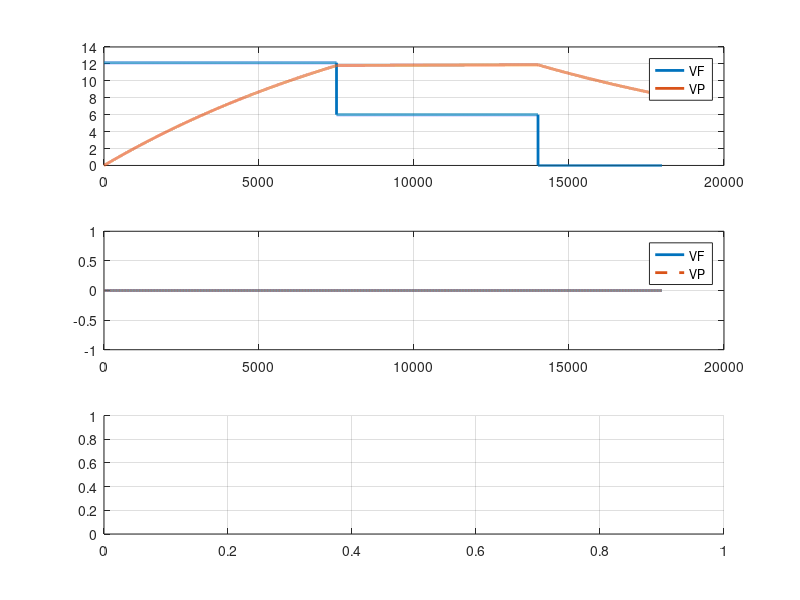

MATLAB code to generate this figure: (Note: this script raises an error after producing the figure.)
clear
clc
disp('Start with FORW / REFL simulation')
disp(' * * * * * * * * * * * * * * * * * * * * * ')
s = tf('s');         % laplace operator for linear simulation

% Define simulation parameters 
VF_scalar(1) = 12.14;
VF_scalar(2) = 6;
VF_scalar(3) = 0;

t_fill = 750e-6;
t_flat = 650e-6;
t_decay = 400e-6;
fs = 10e6;

w12 = 2*pi*141.3;
dw = 0;

% build forward signal
VF(1:fs*t_fill,1) = VF_scalar(1);
VF(fs*t_fill+1:fs*(t_fill+t_flat),1) = VF_scalar(2);
VF(fs*(t_fill+t_flat)+1:fs*(t_fill+t_flat+t_decay),1) = VF_scalar(3);
% VP simulation without detuning
GS = 2*w12/(s+w12-1j*dw);
t = linspace(0,(t_fill+t_flat+t_decay),length(VF)).';
VP = lsim(GS,VF,t);
% plot linear simulation
figure(1)
clf
subplot(311)
plot(abs(VF),'LineWidth',2,'DisplayName','VF')
hold on, grid on
plot(abs(VP),'LineWidth',2,'DisplayName','VP')
legend('show')
subplot(312)
plot(180/pi*angle(VF),'LineWidth',2,'DisplayName','VF')
hold on, grid on
plot(180/pi*angle(VP),'--','LineWidth',2,'DisplayName','VP')
legend('show')
subplot(313)
hold on, grid on
legend('show')

% VP simulation with detuning --> time varying simulation
% Simulation shifted in time by starting at k = 2 --> signals aligned in
% time
dw = 2*pi*(100-1*abs(VP).^2);   % variation in detuning - approach questionable since mechanical modes neglected and only steady state considered...
VP(1) = 0;
for k = 2:length(VF)
    dVP(k) = -(w12+1j*dw(k))*VP(k-1) + 2*w12*VF(k);
    VP(k) = VP(k-1)+dVP(k)/fs;
end
% compute reflected signal as difference
VR = VP-VF;
% plot NL simulation
figure(1)
subplot(311)
plot(abs(VP),'LineWidth',2,'DisplayName','VP(dw)')
plot(abs(VR),'LineWidth',2,'DisplayName','VR')
title('Ideal Probe, Forward and Reflected')
subplot(312)
plot(180/pi*angle(VP),'LineWidth',2,'DisplayName','VP(dw)')
plot(180/pi*angle(VR),'LineWidth',2,'DisplayName','VR')
subplot(313)
plot(dw/2/pi,'LineWidth',2,'DisplayName','df')

% Now we have ideal VF and ideal VP --> move to realistic values
% Define klyston / FB noise
dist_FORW = smooth(randn(length(VF),1)*0.01,1).*0;
dist_REFL = smooth(randn(length(VF),1)*0.01,1).*0;
% define scaling factors by directivity mismatch
% paper: |a| = 0.976, |b| = 0.145, |c| = 0.207, |d| = 0.879
a = 0.976*exp(1i*10/180*pi);
b = 0.1545*exp(1i*-80/180*pi);
c = 0.207*exp(1i*-60/180*pi);
d = 0.879*exp(1i*-5/180*pi);
disp('Coupling parameters for simulation')
disp(['a - abs / phase: ',num2str(abs(a)),' / ',num2str(180/pi*angle(a)),'deg'])
disp(['b - abs / phase: ',num2str(abs(b)),' / ',num2str(180/pi*angle(b)),'deg'])
disp(['c - abs / phase: ',num2str(abs(c)),' / ',num2str(180/pi*angle(c)),'deg'])
disp(['d - abs / phase: ',num2str(abs(d)),' / ',num2str(180/pi*angle(d)),'deg'])
% define x and y coefficient (VP = x*VF + y*VR)
x = a+c;
y = b+d;
% compute measured 
VF_meas = (VF)./(x);    % VF = VF_meas * x  --> VF_meas = VF./x;
VR_meas = (VR)./(y);    % VR = VR_meas * y  --> VR_meas = VR./y;
% Compute measured VF and VR with realistic disturbances
% might be that forward / reflected port has difference characteristic...
VF_meas_a = (VF_meas.*a+dist_FORW);
VR_meas_b = (VR_meas.*b+dist_FORW);
VF_meas_c = (VF_meas.*c+dist_REFL);
VR_meas_d = (VR_meas.*d+dist_REFL);
% Compute disturbed common forw and refl. with correlated disturbances
VF_dist = VF_meas_a+VF_meas_c;
VR_dist = VR_meas_b+VR_meas_d;
% use inverse of coupling matrix to map disturbed common forw and refl. to
% measured forw and refl.
coeff_inv = inv([a b ; c d]);
VF_meas_dist = VF_dist*coeff_inv(1,1) + VR_dist*coeff_inv(1,2);
VR_meas_dist = VF_dist*coeff_inv(2,1) + VR_dist*coeff_inv(2,2);
% plot measured signals
figure(2)
clf
subplot(321)
plot(abs(VP),'LineWidth',2,'DisplayName','VP(dw)')
hold on, grid on
plot(abs(VF_meas),'LineWidth',2,'DisplayName','VF')
plot(abs(VR_meas),'LineWidth',2,'DisplayName','VR')
title('Ideal Probe, Forward and Reflected')
subplot(323)
plot(180/pi*angle(VP),'LineWidth',2,'DisplayName','VP(dw)')
hold on, grid on
plot(180/pi*angle(VF_meas),'LineWidth',2,'DisplayName','VP(dw)')
plot(180/pi*angle(VR_meas),'LineWidth',2,'DisplayName','VR')
subplot(325)
plot(dw/2/pi,'LineWidth',2,'DisplayName','df')
hold on, grid on
subplot(322)
plot(abs(VP),'LineWidth',2,'DisplayName','VP(dw)')
hold on, grid on
plot(abs(VF_meas_dist),'LineWidth',2,'DisplayName','VF dist')
plot(abs(VR_meas_dist),'LineWidth',2,'DisplayName','VR dist')
title('Ideal Probe, Forward and Reflected')
subplot(324)
plot(180/pi*angle(VP),'LineWidth',2,'DisplayName','VP(dw)')
hold on, grid on
plot(180/pi*angle(VF_meas_dist),'LineWidth',2,'DisplayName','VF dist')
plot(180/pi*angle(VR_meas_dist),'LineWidth',2,'DisplayName','VR dist')
subplot(326)
plot(dw/2/pi,'LineWidth',2,'DisplayName','df')
hold on, grid on
% do first check and compute unique x and y with measurements
coeff = [VF_meas VR_meas]\VP;
disp(' * * * * * * * * * * * * * * * * * * * * * ')
disp(['x for simulation and its estimation: ', num2str(x),' & ',num2str(coeff(1))])
disp(['y for simulation and its estimation: ', num2str(y),' & ',num2str(coeff(2))])

% Calibration as in XFEL/FLASH
% this should follow the concept used for XFEL and FLASH ...
% 1 tuning parameter for removal of df and w12 discontinuity points
k_add = 1 %2.69595*exp(1i*118.7687*pi/180);      % tuning parameter to be adjusted w.r.t. beam phase; leave it as 1 first
% define timing parameters for pulse and decay
t1 = (t_fill)*fs;
t2 = (t_fill+t_flat)*fs;
% Define offsets for decay phase
t2offsetstart = 100;
t2offsetend   = 250*10;

CAV_complex      = VP;
FOR_complex      = VF_meas_dist;
REFL_complex     = VR_meas_dist;

% Select signals for decay phase and compute coupling ratio
FOR_decay_compl  = FOR_complex(t2+t2offsetstart:t2+t2offsetend,1);
REFL_decay_compl = REFL_complex(t2+t2offsetstart:t2+t2offsetend,1);
CAV_decay_compl  = CAV_complex(t2+t2offsetstart:t2+t2offsetend,1);
% define A and B to have always same computation formula, see below
A = -REFL_decay_compl;
B = FOR_decay_compl;
% get dimension of decay coupling for weighting of coefficients
S = inv(A.'*A)*A.'*B;
% compute x (=a+c) and y (=b+d) for entire pulse
A = [FOR_complex,REFL_complex];
B = CAV_complex;
coeff_xy = inv(A.'*A)*A.'*B;
x_n = coeff_xy(1);
y_n = coeff_xy(2);
% select signals for coupling computation
a1 = FOR_complex;
a2 = REFL_complex;
a3 = FOR_decay_compl;
a4 = REFL_decay_compl;
b1 = CAV_complex;
b2 = CAV_decay_compl;
% define zeros for "big" matrix
zb = zeros(size(b2));
za = zeros(size(a3));
% put all vectors together to calibration in-/output matrix
Wb = abs(S);
Wc = k_add*abs(S);
% here A and B are given by Eqn. 10 in Paper
% with B = A * x with x =[a b c d]'
B = [b1;b2;zb;abs(x_n);abs(y_n)];
A = [a1,a2,a1,a2;...
    za,za,a3,a4;...
    a3,a4,za,za;...
    abs(x_n)-(Wc) 0 inv(Wc) 0;...
    0 inv(Wb) 0 abs(y_n)-(Wb);...
    ];
% compute coefficients
coeff = inv(A'*A)*A'*B;
% get a, b, c, d
disp(' * * * * * * * * * * * * * * * * * * * * * ')
disp('Cross-coupling results:')
a_n = coeff(1,:);
b_n = coeff(2,:);
c_n = coeff(3,:);
d_n = coeff(4,:);
a;
b;
c;
d;
% clc
disp(['a simulation / estimation: ',num2str(a),' / ',num2str(a_n)])
disp(['b simulation / estimation: ',num2str(b),' / ',num2str(b_n)])
disp(['c simulation / estimation: ',num2str(c),' / ',num2str(c_n)])
disp(['d simulation / estimation: ',num2str(d),' / ',num2str(d_n)])
disp(' * * * * * * * * * * * * * * * * * * * * * ')
disp(['Abs error in a: ',num2str(abs(a-a_n)/abs(x)*100),'% (normalized to a+c)'])
disp(['Abs error in b: ',num2str(abs(b-b_n)/abs(y)*100),'% (normalized to b+d)'])
disp(['Abs error in c: ',num2str(abs(c-c_n)/abs(x)*100),'% (normalized to a+c)'])
disp(['Abs error in d: ',num2str(abs(d-d_n)/abs(y)*100),'% (normalized to b+d)'])
disp(' * * * * * * * * * * * * * * * * * * * * * ')

FOR_complex_cal =  VF_meas_dist.*a_n+VR_meas_dist.*b_n;
REF_complex_cal =  VF_meas_dist.*c_n+VR_meas_dist.*d_n;

figure(1)
% clf
subplot(311)
plot(abs(VF_meas_dist.*a_n+VR_meas_dist.*b_n),'--','LineWidth',2,'DisplayName','VF cal')
hold on, grid on
plot(abs(VF_meas_dist.*c_n+VR_meas_dist.*d_n),'--','LineWidth',2,'DisplayName','VR cal')
legend('show')
ylabel('Amplitude [MV/m]')
xlabel(['Samples at ',num2str(fs/1e6),'MHz'])
subplot(312)
plot(180/pi*angle(VF_meas_dist.*a_n+VR_meas_dist.*b_n),'--','LineWidth',2,'DisplayName','VF cal')
hold on, grid on
plot(180/pi*angle(VF_meas_dist.*c_n+VR_meas_dist.*d_n),'--','LineWidth',2,'DisplayName','VR cal')
legend('show')
ylabel('Phase [deg]')
xlabel(['Samples at ',num2str(fs/1e6),'MHz'])
subplot(313)
hold on, grid on
title(['With k_{add} = ',num2str(abs(k_add)),'* exp(1i*',num2str(angle(k_add)*180/pi),'deg)'])
legend('show')

%
dt = 1/fs ; 
smooth_span = round(0.1e-6*fs);
K = w12(1);
disp(['Smooth dV over ', num2str(smooth_span/fs*1e6),'us for dw and w12 computation'])
%disp(['Smooth dV via ', num2str(smooth_span),' samples'])
if(1)
    dVI = [0 ; smooth(diff(real(CAV_complex)),smooth_span)/dt];
    dVQ = [0 ; smooth(diff(imag(CAV_complex)),smooth_span)/dt];
else
    dVI = [0 ; diff(smooth(real(CAV_complex),smooth_span))/dt];
    dVQ = [0 ; diff(smooth(imag(CAV_complex),smooth_span))/dt];
end

dw1 = real(CAV_complex).*(dVQ - 2*K*imag(FOR_complex_cal))./abs(CAV_complex).^2;
dw2 = imag(CAV_complex).*(2*K*real(FOR_complex_cal) - dVI)./abs(CAV_complex).^2;

% dw_1EQN = imag(-(K*2*FOR_complex_cal.*(CAV_complex').' - complex(dVI,dVQ).*(CAV_complex').')./abs(CAV_complex).^2);

dw_est = (dw1 + dw2);
df_est = -dw_est./2/pi;
w12_1 = real(CAV_complex).*(2*K*real(FOR_complex_cal)-dVI)./abs(CAV_complex).^2;
w12_2 = imag(CAV_complex).*(2*K*imag(FOR_complex_cal)-dVQ)./abs(CAV_complex).^2;

w12_est = w12_1 + w12_2;

figure(1)
subplot(313)
plot(movmean(df_est,5),'LineWidth',2,'DisplayName','df est')
plot(movmean(w12_est/2/pi-141,50),'LineWidth',2,'DisplayName','f12 est - 141Hz')
ylabel('Freq [Hz]')
xlabel(['Samples at ',num2str(fs/1e6),'MHz'])
xlim([1000 length(VF)])

disp('Simulation finished')

% Save simulation dataset
save('dataset.mat')
